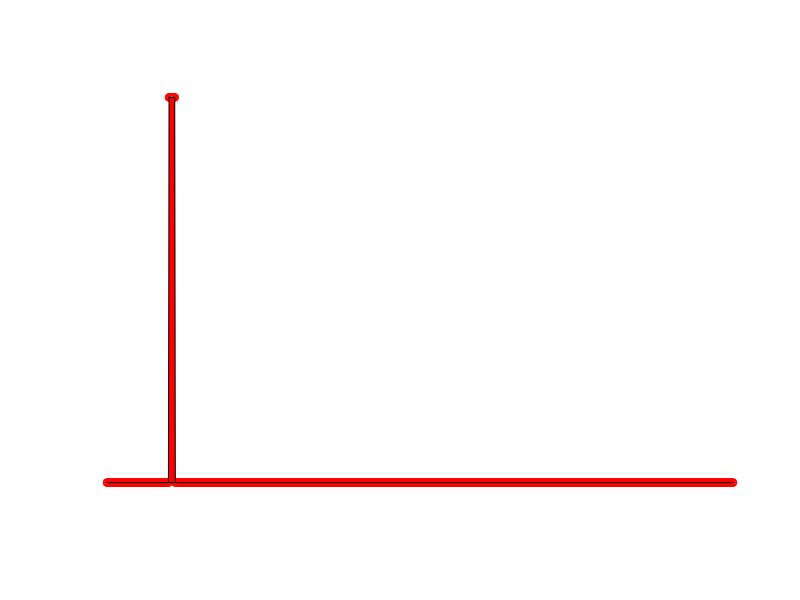

R code for this plot:
#library("ggplot2")
#n=60
#f=rep(0,n)
#i=10
#f[i]=1
#barplot(f+1, col="blue")
#plot(x=1:n, y=f, col='blue', xlab=expression(i), ylab=expression(f(a)), pch=19)
#lines(x=1:n, f, col='blue')

x=1:1000
l=length(x)/100
z=x/l
i=10
f=as.numeric((z>=i)&(z<i+1))
plot(z, f,col="red", yaxt="n", xaxt="n", bty="n", ylab=NA, xlab=NA)
polygon(c(min(z), z, max(z)), c(min(f), f, min(f)),  col = "red") 
pdf("C:/Users/Dan/Dropbox/Talks/NIPS 2013/figures/counterexample.pdf", 
    width=6, height=5, units="in", res=300)
dev.off()
